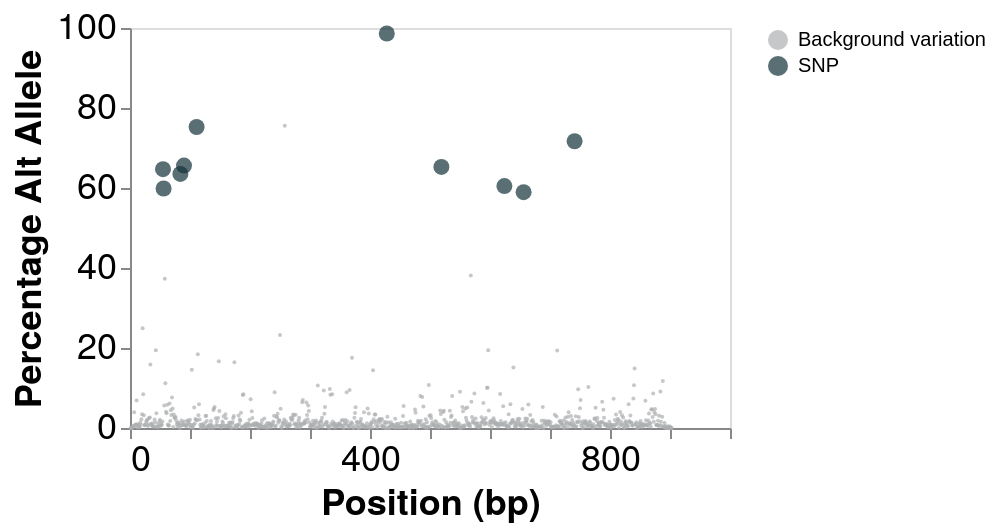

The specification (Vega-Lite) saved for this image:
### Vega-Lite specification from a JSON file in a GitHub repository (floating-point values rounded to 4 significant figures; data arrays with more than 128 entries replaced by an {"elided": "..."} marker saying what was removed)
{"$schema": "https://vega.github.io/schema/vega-lite/v5.json", "width": "container", "height": 200, "datasets": {"var_scatter": {"elided": "903 records"}}, "data": {"name": "var_scatter"}, "mark": {"type": "point", "filled": true, "font": "Helvetica Neue", "fontWeight": 0.1}, "encoding": {"x": {"field": "Position", "type": "quantitative", "title": "Position (bp)", "axis": {"grid": false, "labelFont": "Helvetica Neue", "labelFontSize": 18, "titleFontSize": 18, "titleFont": "Helvetica Neue"}}, "y": {"field": "Percentage", "type": "quantitative", "title": "Percentage Alt Allele", "scale": {"domain": [0, 100]}, "axis": {"grid": false, "labelFont": "Helvetica Neue", "labelFontSize": 18, "titleFontSize": 18, "titleFont": "Helvetica Neue"}}, "tooltip": [{"field": "Position", "type": "quantitative"}, {"field": "Percentage", "type": "quantitative"}, {"field": "A reads", "type": "nominal"}, {"field": "C reads", "type": "nominal"}, {"field": "G reads", "type": "nominal"}, {"field": "T reads", "type": "nominal"}, {"field": "- reads", "type": "nominal"}, {"field": "Ref base", "type": "nominal"}], "color": {"field": "snp_type", "type": "nominal", "scale": {"range": {"field": "colour"}}}, "size": {"field": "size", "type": "nominal", "legend": false, "scale": {"domain": [10, 30]}}}, "config": {"legend": {"title": false}}}
